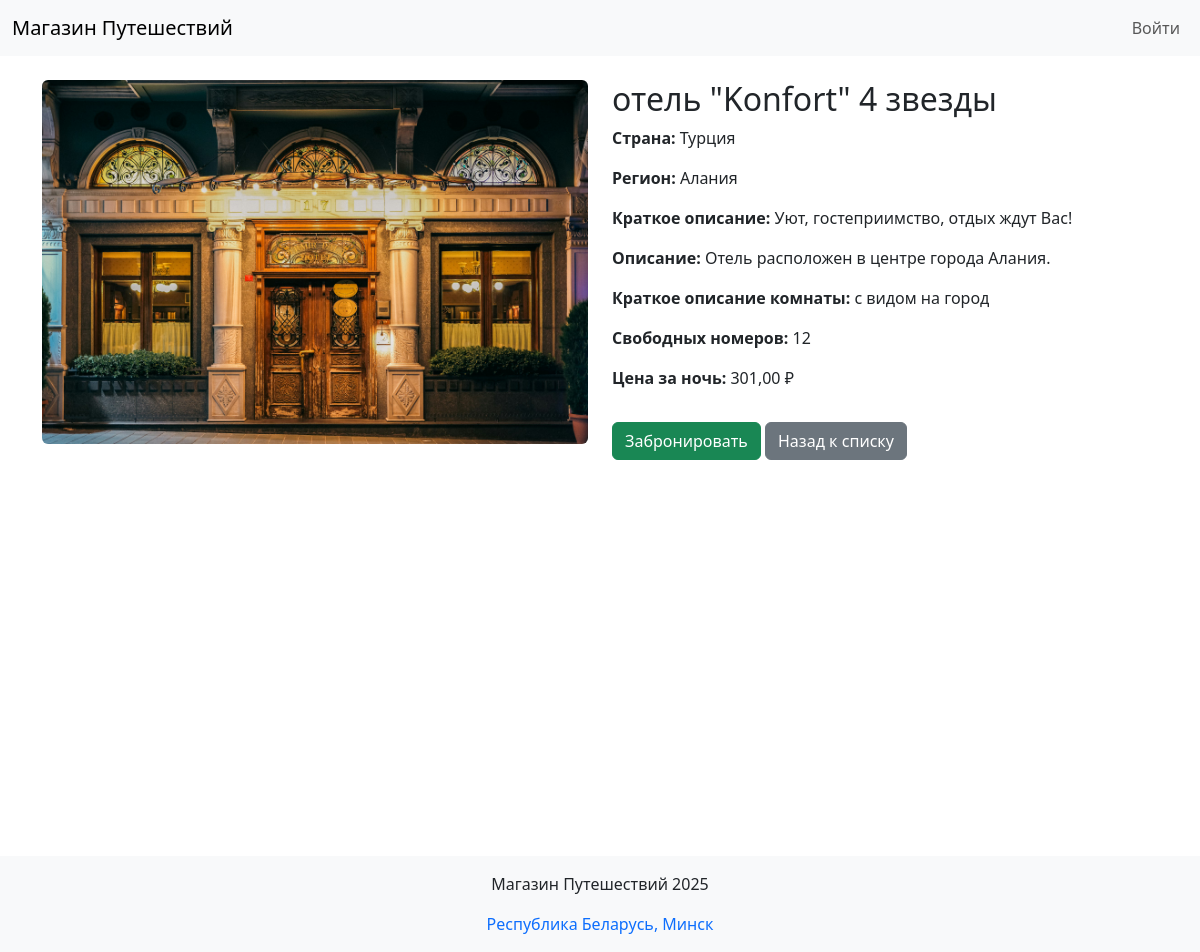
The page /accommodation/1/ on the database its author committed.
### mainapp/models.py (models this page shows, shortened)
class Accommodation(models.Model):
    country = models.ForeignKey(ListOfCountries, on_delete=models.CASCADE)
    region = models.ForeignKey(Regions, on_delete=models.CASCADE)
    name = models.CharField(max_length=128, verbose_name='название проживания')
    image = models.ImageField(upload_to='accommodation_img', blank=True, null=True)
    short_desc = models.TextField(max_length=128, blank=True, verbose_name='краткое описание продукта')
    description = models.TextField(blank=True, verbose_name='описание продукта')
    availability = models.PositiveIntegerField(verbose_name='количество свободных номеров')
    price = models.DecimalField(max_digits=8, decimal_places=2, default=0, verbose_name='цена')
    room_desc = models.CharField(max_length=80, blank=True, verbose_name='краткое описание комнаты')
    is_active = models.BooleanField(default=True, verbose_name='активна')
    class Meta:
        verbose_name = 'отель'
        verbose_name_plural = 'отели'
        unique_together = ('region', 'name')

class ListOfCountries(models.Model):
    name = models.CharField(verbose_name='имя', max_length=64, unique=True)
    description = models.TextField(verbose_name='описание', blank=True)
    is_active = models.BooleanField(verbose_name='активна', default=True)
    class Meta:
        verbose_name = 'Страна'
        verbose_name_plural = 'Страны'
        ordering = ['name']

class Regions(models.Model):
    country = models.ForeignKey(ListOfCountries, on_delete=models.CASCADE)
    name = models.CharField(max_length=64, verbose_name='имя')
    description = models.TextField(blank=True, verbose_name='описание')
    is_active = models.BooleanField(default=True, verbose_name='активна')
    class Meta:
        unique_together = ('country', 'name')
        verbose_name = 'Регион'
        verbose_name_plural = 'Регионы'
        ordering = ['country', 'name']

### mainapp/views.py (the view)
# urls.py: path('accommodation/<int:pk>/', mainapp.accommodation, name='accommodation'),
def accommodation(request, pk):
    obj = get_object_or_404(Accommodation, pk=pk)
    return render(request, 'mainapp/accommodation_detail.html', {'accommodation': obj})

### mainapp/templates/mainapp/accommodation_detail.html (shortened to what this page needs)
{% extends "base.html" %}
{% load static %}
{% block content %}
<div class="container mt-4">
    <div class="row">
        <div class="col-md-6">
            {% if accommodation.image %}
                <img src="{{ accommodation.image.url }}" class="img-fluid rounded" alt="{{ accommodation.name }}">
            {% else %}
                <img src="{% static 'mainapp/images/default.jpg' %}" class="img-fluid rounded"
                     alt="{{ accommodation.name }}">
            {% endif %}
        </div>
        <div class="col-md-6">
            <h2>{{ accommodation.name }}</h2>
            <p><strong>Страна:</strong> {{ accommodation.country.name }}</p>
            <p><strong>Регион:</strong> {{ accommodation.region.name }}</p>
            <p><strong>Краткое описание:</strong> {{ accommodation.short_desc }}</p>
            <p><strong>Описание:</strong> {{ accommodation.description }}</p>
            <p><strong>Краткое описание комнаты:</strong> {{ accommodation.room_desc }}</p>
            <p><strong>Свободных номеров:</strong> {{ accommodation.availability }}</p>
            <p><strong>Цена за ночь:</strong> {{ accommodation.price }} ₽</p>
            {% if accommodation.availability > 0 %}
                <a href="#" class="btn btn-success mt-3">Забронировать</a>
            {% else %}
                <span class="badge bg-danger mt-3">Нет доступных мест</span>
            {% endif %}
            <a href="{% url 'mainapp:accommodations' %}" class="btn btn-secondary mt-3">Назад к списку</a>
        </div>
    </div>
</div>
{% endblock %}

### mainapp/static/css/style.css (style rules this page uses)
html, body { height: 100%; margin: 0; }

### rows shown on the page
Accommodation: image (picture), name "отель \"Konfort\" 4 звезды", country.name "Турция", region.name "Алания", short_desc "Уют, гостеприимство, отдых ждут Вас!", description "Отель расположен в центре города Алания.", room_desc "с видом на город", availability "12", price "301,00"
